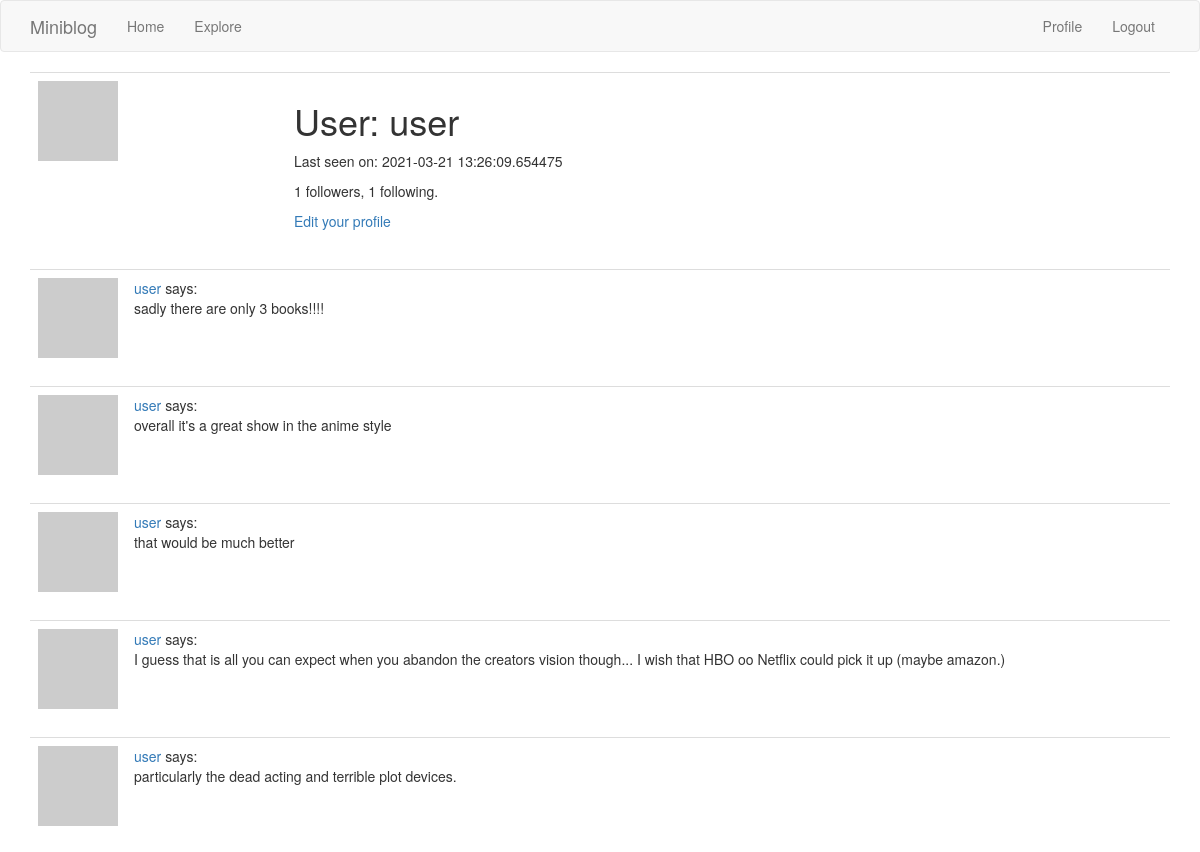
Before: /user/user (signed in, upper part) with the older database file.
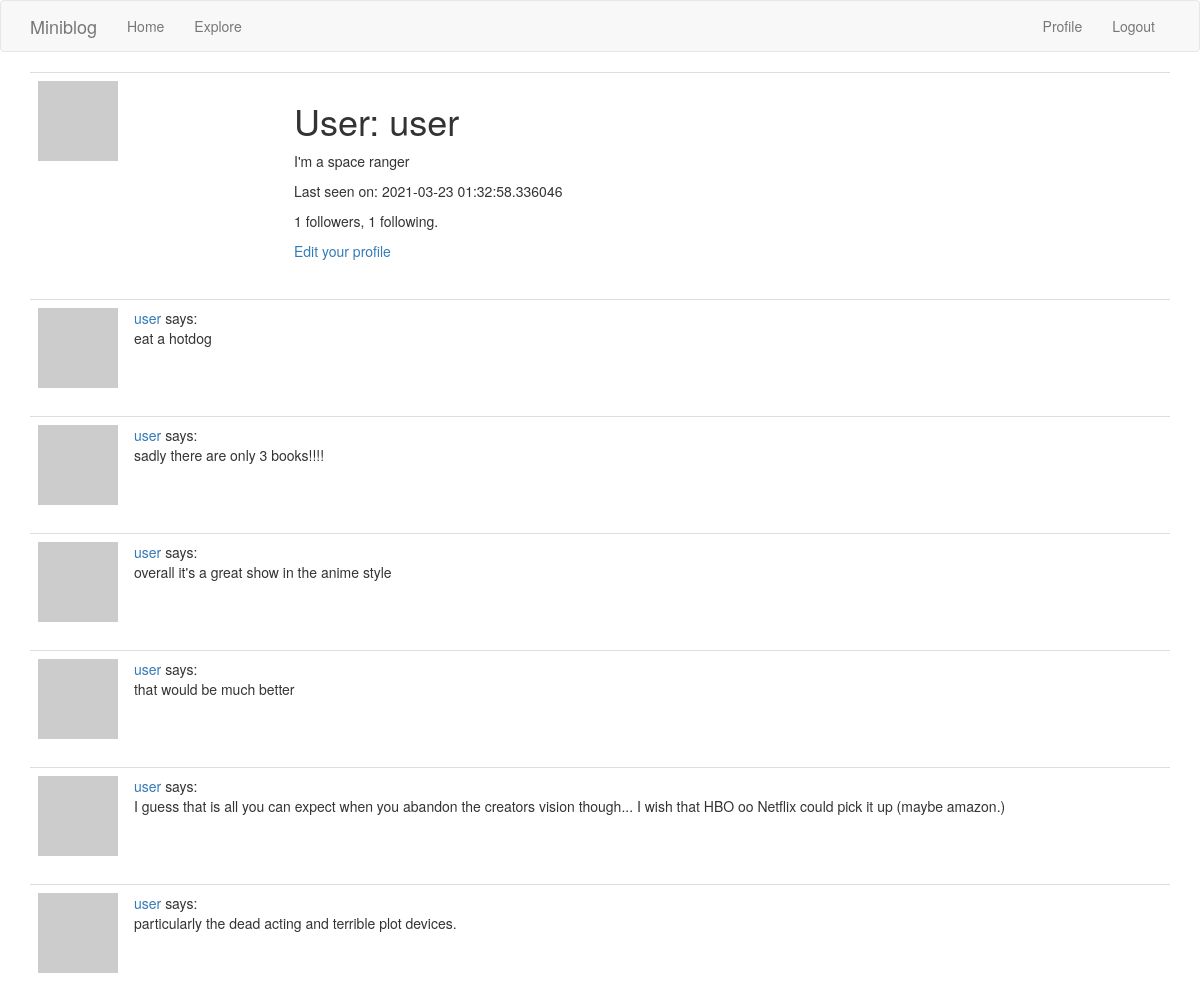
After: the same page with the newer database file.
### app/models.py (models this page shows, shortened)
class User(UserMixin, db.Model):  # Define the User Class and the UserMixin
    id = db.Column(db.Integer, primary_key=True)
    username = db.Column(db.String(64), index=True, unique=True)
    email = db.Column(db.String(120), index=True, unique=True)
    password_hash = db.Column(db.String(128))
    posts = db.relationship('Post', backref='author', lazy='dynamic')
    about_me = db.Column(db.String(240))
    last_seen = db.Column(db.DateTime, default=datetime.utcnow)
    followed = db.relationship(
        'User', secondary=followers,
        primaryjoin=(followers.c.follower_id == id),
        secondaryjoin=(followers.c.followed_id == id),
        backref=db.backref('followers', lazy='dynamic'), lazy='dynamic')
    def avatar(self, size):
        digest = md5(self.email.lower().encode('utf-8')).hexdigest()
        return 'hxxps://www.gravatar.com/avatar/{}?d=identicon&s={}'.format(
            digest, size
        )

class Post(db.Model):  # Define the Post Class and link to the User Class
    id = db.Column(db.Integer, primary_key=True)
    body = db.Column(db.String(240))
    timestamp = db.Column(db.DateTime, index=True, default=datetime.utcnow)
    user_id = db.Column(db.Integer, db.ForeignKey('user.id'))

### app/routes.py (the view)
@app.route('/user/<username>')
@login_required
def user(username):
    user = User.query.filter_by(username=username).first_or_404()
    page = request.args.get('page', 1, type=int)
    posts = user.posts.order_by(Post.timestamp.desc()).paginate(
        page, app.config['POSTS_PER_PAGE'], False)
    next_url = url_for('user', username=user.username, page=posts.next_num) \
        if posts.has_next else None
    prev_url = url_for('user', username=user.username, page=posts.prev_num) \
        if posts.has_prev else None
    form = EmptyForm()
    return render_template('user.html', user=user, posts=posts.items,
                           next_url=next_url, prev_url=prev_url, form=form)

### app/models.py (called while the page is built)
@login.user_loader
def load_user(id):
    return User.query.get(int(id))

### app/routes.py (called while the page is built)
@app.before_request
def before_request():
    if current_user.is_authenticated:
        current_user.last_seen = datetime.utcnow()
        db.session.commit()

### app/templates/user.html (shortened to what this page needs)
{% extends "base.html" %}
{% block app_content %}
    <table class="table table-hover">
        <tr>
            <td width="256px"><img src="{{ user.avatar(256) }}"></td>
            <td>
                <h1>User: {{ user.username }}</h1>
                {% if user.about_me %}<p>{{ user.about_me }}</p>{% endif %}
                {% if user.last_seen %}<p>Last seen on: {{ user.last_seen }}</p>{% endif %}
                <p>{{ user.followers.count() }} followers, {{ user.followed.count() }} following.</p>
                {% if user == current_user %}
                <p><a href="{{ url_for('edit_profile') }}">Edit your profile</a></p>
                {% endif %}
            </td>
        </tr>
    </table>
    {% for post in posts %}
        {% include '_post.html' %}
    {% endfor %}
{% endblock %}

### app/templates/_post.html
<table class="table table-hover">
    <tr>
        <td width="70px">
            <a href="{{ url_for('user', username=post.author.username) }}">
                <img src="{{ post.author.avatar(70) }}" />
            </a>
        </td>
        <td>
            <a href="{{ url_for('user', username=post.author.username) }}">
                {{ post.author.username }}
            </a>
            says:<br>
            {{ post.body }}
        </td>
    </tr>
</table>

Changed rows visible on the page:
changed User "user": about_me (not shown) → "I'm a space ranger"; last_seen "2021-03-21 13:26:09.654475" → "2021-03-23 01:32:58.336046"
added Post: author.username "user", body "eat a hotdog"
